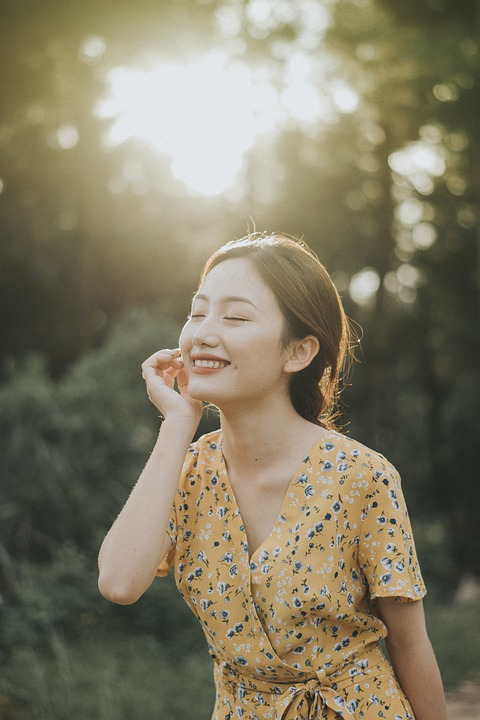
#> input picture Task 2/img4.jpeg, 480 x 720 px
$ jupyter execute --allow-errors Age_Gender-1.ipynb
#> lines starting #> are read from the running program, lines starting #| are printed output that depends on the picture
[cell 1]
# Import required modules
import cv2 as cv
import math
import time
import matplotlib.pyplot as plt

[cell 2]
import cv2 as cv
import time

# [30 lines left out: function getFaceBox, not called in this run]

# Define the paths to the face detection model files
faceProto = "/Users/godzilla/Desktop/CodeClause/Task-1/modelNweight/opencv_face_detector.pbtxt"
faceModel = "/Users/godzilla/Desktop/CodeClause/Task-1/modelNweight/opencv_face_detector_uint8.pb"

# Define the paths to the age and gender prediction model files
ageProto = "/Users/godzilla/Desktop/CodeClause/Task-1/modelNweight/age_deploy.prototxt"
ageModel = "/Users/godzilla/Desktop/CodeClause/Task-1/modelNweight/age_net.caffemodel"

genderProto = "/Users/godzilla/Desktop/CodeClause/Task-1/modelNweight/gender_deploy.prototxt"
genderModel = "/Users/godzilla/Desktop/CodeClause/Task-1/modelNweight/gender_net.caffemodel"

# Define the model mean values for preprocessing
MODEL_MEAN_VALUES = (78.4263377603, 87.7689143744, 114.895847746)

# Define the age and gender categories
ageList = ['(0-2)', '(4-6)', '(8-12)', '(15-20)', '(25-32)', '(38-43)', '(48-53)', '(60-100)']
genderList = ['Male', 'Female']

# Load the age, gender, and face detection networks
#> (the rest of this cell did not finish here and is left out)

[cell 3]
input = cv.imread("img4.jpeg")
#> input is the input picture: shape (720, 480, 3); mean B, G, R 100.5, 123.1, 129.9
#> (the rest of this cell did not finish here and is left out)

[cell 4]
input = cv.imread("img1.jpeg")
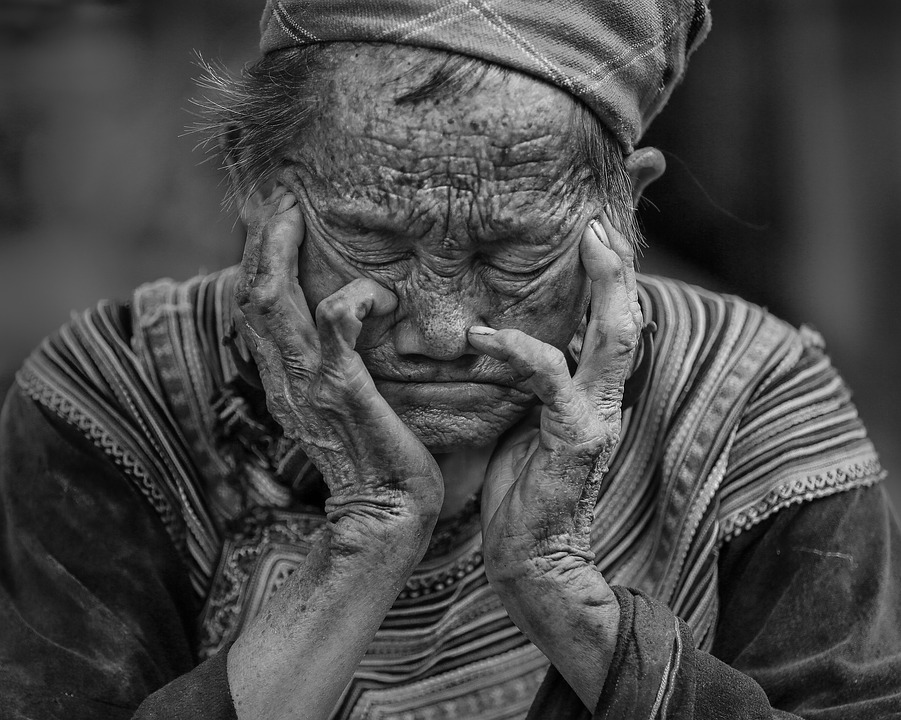
#> input picture Task 2/img1.jpeg, 901 x 720 px
#> input is the input picture: shape (720, 901, 3); min 0, max 255, mean 74.1
#> (the rest of this cell did not finish here and is left out)

[cell 5]
input = cv.imread("img5.jpeg")
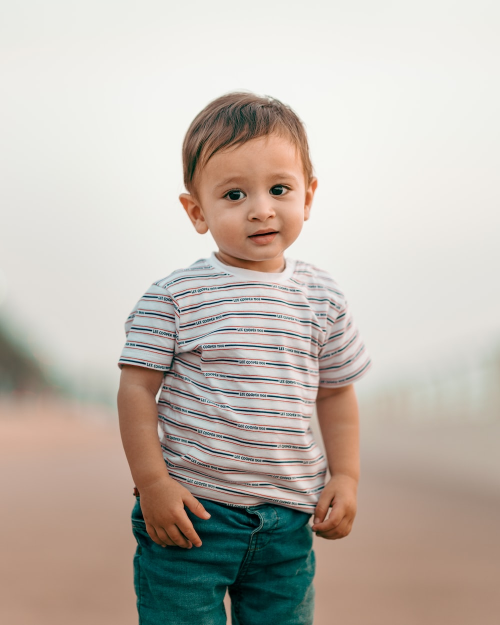
#> input picture Task 2/img5.jpeg, 1000 x 1250 px (shown at 1/2 size)
#> input is the input picture: shape (1250, 1000, 3); mean B, G, R 175.2, 184.1, 192.9
#> (the rest of this cell did not finish here and is left out)

[cell 6]
input = cv.imread("img2.jpeg")
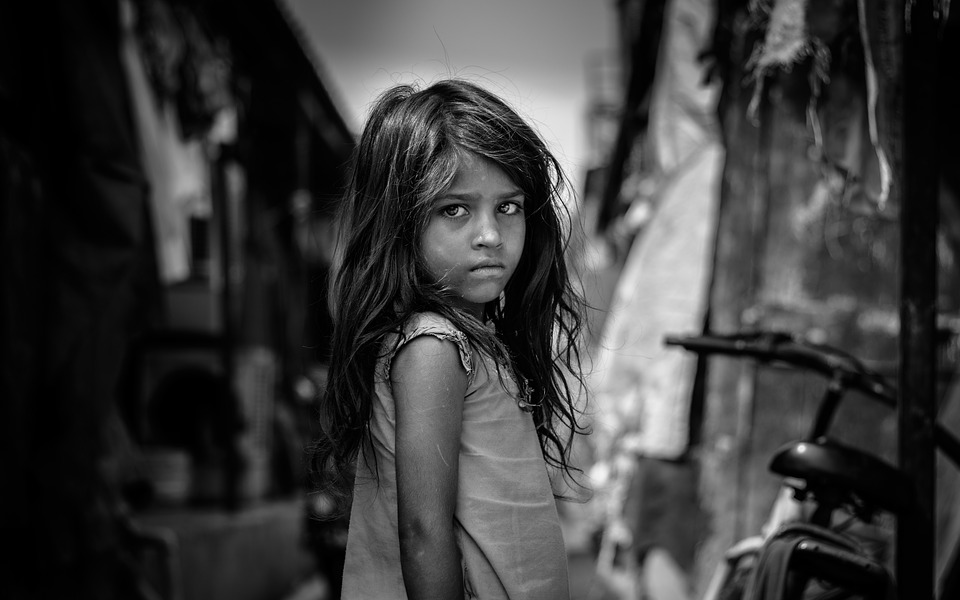
#> input picture Task 2/img2.jpeg, 960 x 600 px
#> input is the input picture: shape (600, 960, 3); min 0, max 255, mean 60.2
#> (the rest of this cell did not finish here and is left out)
